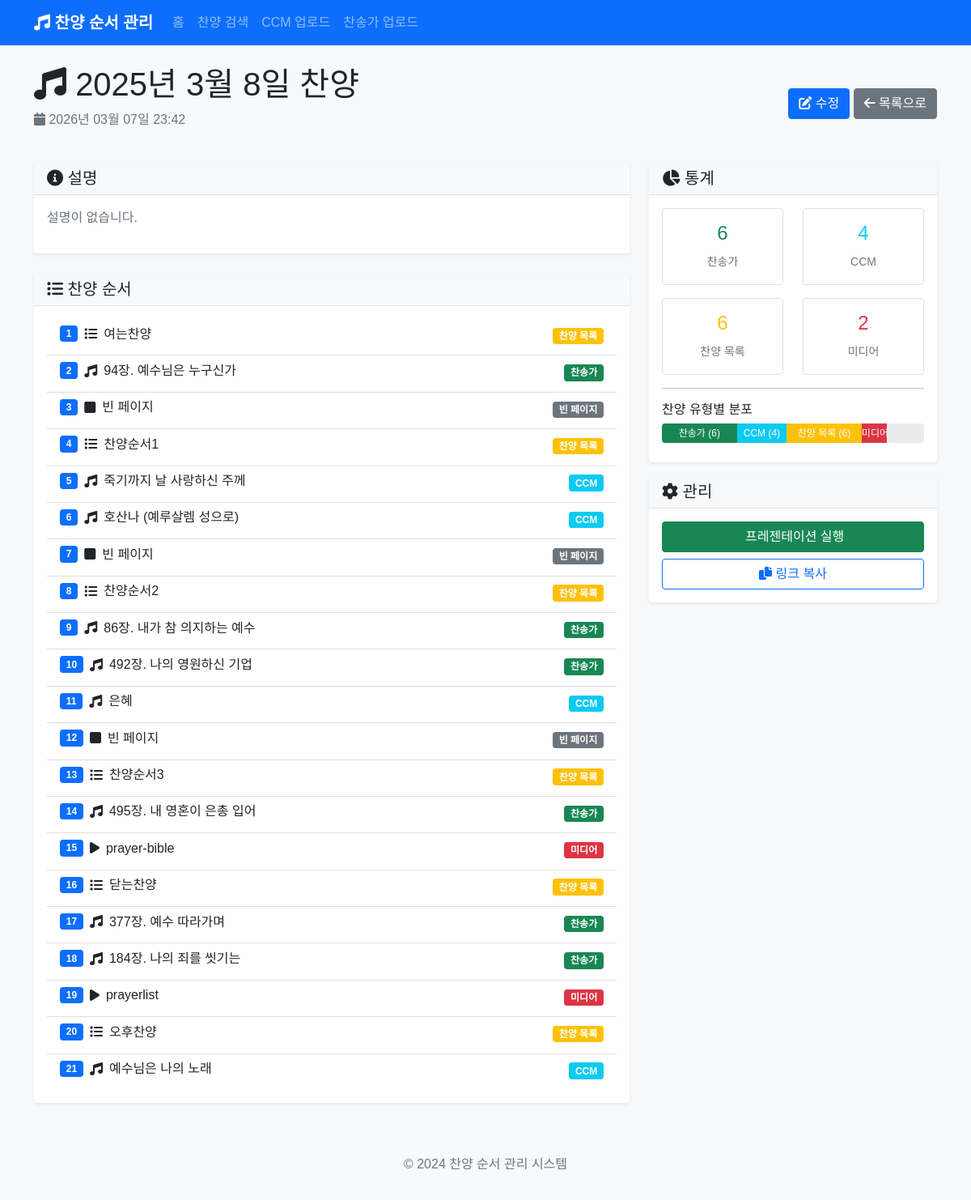
The app's page /post/22 with its own data.
### app.py (models this page shows)
class PraisePost(db.Model):
    id = db.Column(db.Integer, primary_key=True)
    title = db.Column(db.String(200), nullable=False)
    content = db.Column(db.Text, nullable=False)
    created_at = db.Column(db.DateTime, default=datetime.utcnow)
    songs = db.relationship('Song', backref='praise_post', lazy=True, cascade='all, delete-orphan')
    background_image = db.Column(db.String(500))  # 전체 배경 이미지
    parallax_image = db.Column(db.String(500))  # 패럴랙스 배경 이미지

class Song(db.Model):
    id = db.Column(db.Integer, primary_key=True)
    title = db.Column(db.String(200), nullable=False)
    song_type = db.Column(db.String(50), nullable=False)  # 'hymn', 'ccm', 'section', 'media', 'blank'
    hymn_number = db.Column(db.String(10))  # 찬송가 번호
    lyrics = db.Column(db.Text)  # 가사
    order = db.Column(db.Integer, nullable=False)
    praise_post_id = db.Column(db.Integer, db.ForeignKey('praise_post.id'), nullable=False)
    section_title = db.Column(db.String(200))  # 섹션 제목 (예: 찬양순서1)
    media_type = db.Column(db.String(50))  # 'image', 'video'
    media_url = db.Column(db.String(500))  # 미디어 파일 경로
    background_image = db.Column(db.String(500))  # 배경 이미지

### app.py (the view)
@app.route('/post/<int:post_id>')
def view_post(post_id):
    post = PraisePost.query.get_or_404(post_id)
    return render_template('view_post.html', post=post)

### templates/view_post.html (shortened to what this page needs)
{% extends "base.html" %}
{% block content %}
<div class="row">
    <div class="col-12">
        <div class="d-flex justify-content-between align-items-center mb-4">
            <div>
                <h1><i class="fas fa-music"></i> {{ post.title }}</h1>
                <p class="text-muted">
                    <i class="fas fa-calendar"></i> {{ post.created_at.strftime('%Y년 %m월 %d일 %H:%M') }}
                </p>
            </div>
            <div>
                <a href="{{ url_for('edit_post', post_id=post.id) }}" class="btn btn-primary">
                    <i class="fas fa-edit"></i> 수정
                </a>
                <a href="{{ url_for('index') }}" class="btn btn-secondary">
                    <i class="fas fa-arrow-left"></i> 목록으로
                </a>
            </div>
        </div>
    </div>
</div>
<div class="row">
    <div class="col-md-8">
        <div class="card mb-4">
            <div class="card-header">
                <h5 class="mb-0"><i class="fas fa-info-circle"></i> 설명</h5>
            </div>
            <div class="card-body">
                {% if post.content %}
                    <p>{{ post.content }}</p>
                {% else %}
                    <p class="text-muted">설명이 없습니다.</p>
                {% endif %}
            </div>
        </div>
        <div class="card">
            <div class="card-header">
                <h5 class="mb-0"><i class="fas fa-list"></i> 찬양 순서</h5>
            </div>
            <div class="card-body">
                {% if post.songs %}
                    <div class="list-group">
                        {% for song in post.songs %}
                        <div class="list-group-item">
                            <div class="d-flex justify-content-between align-items-start">
                                <div class="flex-grow-1">
                                    <div class="d-flex align-items-center mb-2">
                                        <span class="badge bg-primary me-2">{{ loop.index }}</span>
                                        {% if song.song_type == 'hymn' %}
                                            <i class="fas fa-music me-2"></i>
                                        {% elif song.song_type == 'ccm' %}
                                            <i class="fas fa-music me-2"></i>
                                        {% elif song.song_type == 'section' %}
                                            <i class="fas fa-list me-2"></i>
                                        {% elif song.song_type == 'media' %}
                                            <i class="fas fa-play me-2"></i>
                                        {% elif song.song_type == 'blank' %}
                                            <i class="fas fa-square me-2"></i>
                                        {% else %}
                                            <i class="fas fa-music me-2"></i>
                                        {% endif %}
                                        <h6 class="mb-0">
                                            {% if song.song_type == 'hymn' %}
                                                {{ song.hymn_number }}장. {{ song.title }}
                                            {% else %}
                                                {{ song.title }}
                                            {% endif %}
                                        </h6>
                                    </div>
                                </div>
                                <div class="ms-3">
                                    {% if song.song_type == 'hymn' %}
                                        <span class="badge bg-success">찬송가</span>
                                    {% elif song.song_type == 'ccm' %}
                                        <span class="badge bg-info">CCM</span>
                                    {% elif song.song_type == 'section' %}
                                        <span class="badge bg-warning">찬양 목록</span>
                                    {% elif song.song_type == 'media' %}
                                        <span class="badge bg-danger">미디어</span>
                                    {% elif song.song_type == 'blank' %}
                                        <span class="badge bg-secondary">빈 페이지</span>
                                    {% else %}
                                        <span class="badge bg-secondary">기타</span>
                                    {% endif %}
                                </div>
                            </div>
                        </div>
                        {% endfor %}
                    </div>
                {% else %}
                    <p class="text-muted">등록된 찬양이 없습니다.</p>
                {% endif %}
            </div>
        </div>
    </div>
    <div class="col-md-4">
        <div class="card">
            <div class="card-header">
                <h5 class="mb-0"><i class="fas fa-chart-pie"></i> 통계</h5>
            </div>
            <div class="card-body">
                <div class="row text-center">
                    <div class="col-6 mb-3">
                        <div class="border rounded p-3">
                            <h4 class="text-success">{{ post.songs|selectattr('song_type', 'equalto', 'hymn')|list|length }}</h4>
                            <small class="text-muted">찬송가</small>
                        </div>
                    </div>
                    <div class="col-6 mb-3">
                        <div class="border rounded p-3">
                            <h4 class="text-info">{{ post.songs|selectattr('song_type', 'equalto', 'ccm')|list|length }}</h4>
                            <small class="text-muted">CCM</small>
                        </div>
                    </div>
                    <div class="col-6">
                        <div class="border rounded p-3">
                            <h4 class="text-warning">{{ post.songs|selectattr('song_type', 'equalto', 'section')|list|length }}</h4>
                            <small class="text-muted">찬양 목록</small>
                        </div>
                    </div>
                    <div class="col-6">
                        <div class="border rounded p-3">
                            <h4 class="text-danger">{{ post.songs|selectattr('song_type', 'equalto', 'media')|list|length }}</h4>
                            <small class="text-muted">미디어</small>
                        </div>
                    </div>
                </div>
                <hr>
                <div class="mt-3">
                    <h6>찬양 유형별 분포</h6>
                    <div class="progress mb-2">
                        {% set hymn_count = post.songs|selectattr('song_type', 'equalto', 'hymn')|list|length %}
                        {% set ccm_count = post.songs|selectattr('song_type', 'equalto', 'ccm')|list|length %}
                        {% set section_count = post.songs|selectattr('song_type', 'equalto', 'section')|list|length %}
                        {% set media_count = post.songs|selectattr('song_type', 'equalto', 'media')|list|length %}
                        {% set total = post.songs|length %}
                        {% if total > 0 %}
                            {% if hymn_count > 0 %}
                                <div class="progress-bar bg-success" style="width: {{ (hymn_count / total * 100)|round(1) }}%">
                                    찬송가 ({{ hymn_count }})
                                </div>
                            {% endif %}
                            {% if ccm_count > 0 %}
                                <div class="progress-bar bg-info" style="width: {{ (ccm_count / total * 100)|round(1) }}%">
                                    CCM ({{ ccm_count }})
                                </div>
                            {% endif %}
                            {% if section_count > 0 %}
                                <div class="progress-bar bg-warning" style="width: {{ (section_count / total * 100)|round(1) }}%">
                                    찬양 목록 ({{ section_count }})
                                </div>
                            {% endif %}
                            {% if media_count > 0 %}
                                <div class="progress-bar bg-danger" style="width: {{ (media_count / total * 100)|round(1) }}%">
                                    미디어 ({{ media_count }})
                                </div>
                            {% endif %}
                        {% endif %}
                    </div>
                </div>
            </div>
        </div>
        <div class="card mt-3">
            <div class="card-header">
                <h5 class="mb-0"><i class="fas fa-cog"></i> 관리</h5>
            </div>
            <div class="card-body">
                <div class="d-grid gap-2">
                    <a href="{{ url_for('presentation', post_id=post.id) }}" class="btn btn-success" target="_blank">
                         프레젠테이션 실행
                    </a>
                    <button class="btn btn-outline-primary" onclick="copyToClipboard()">
                        <i class="fas fa-copy"></i> 링크 복사
                    </button>
                </div>
            </div>
        </div>
    </div>
</div>
{% endblock %}

### static/css/style.css (style rules this page uses)
body { font-family: 'Noto Sans KR', sans-serif; background-color: #f8f9fa; }
.card { border: none; box-shadow: 0 0.125rem 0.25rem rgba(0, 0, 0, 0.075); transition: box-shadow 0.15s ease-in-out; }
.card-header { background-color: #f8f9fa; border-bottom: 1px solid #dee2e6; font-weight: 600; }
.list-group-item { border-left: none; border-right: none; border-radius: 0 !important; }
.list-group-item:first-child { border-top: none; }
.list-group-item:last-child { border-bottom: none; }
.badge { font-size: 0.75em; }
.progress { height: 1.5rem; }
.progress-bar { font-size: 0.75rem; line-height: 1.5rem; }
.btn { transition: all 0.15s ease-in-out; }

### records on screen
PraisePost: title "2025년 3월 8일 찬양", created_at "2026년 03월 07일 23:42"
Song: song_type "section" (drawn), title "여는찬양"
Song: hymn_number "94", title "예수님은 누구신가", song_type "찬송가"
Song: song_type "blank" (drawn), title "빈 페이지"
Song: song_type "section" (drawn), title "찬양순서1"
Song: title "죽기까지 날 사랑하신 주께", song_type "CCM"
Song: title "호산나 (예루살렘 성으로)", song_type "CCM"
Song: song_type "blank" (drawn), title "빈 페이지"
Song: song_type "section" (drawn), title "찬양순서2"
Song: hymn_number "86", title "내가 참 의지하는 예수", song_type "찬송가"
Song: hymn_number "492", title "나의 영원하신 기업", song_type "찬송가"
Song: title "은혜", song_type "CCM"
Song: song_type "blank" (drawn), title "빈 페이지"
Song: song_type "section" (drawn), title "찬양순서3"
Song: hymn_number "495", title "내 영혼이 은총 입어", song_type "찬송가"
Song: song_type "media" (drawn), title "prayer-bible"
Song: song_type "section" (drawn), title "닫는찬양"
Song: hymn_number "377", title "예수 따라가며", song_type "찬송가"
Song: hymn_number "184", title "나의 죄를 씻기는", song_type "찬송가"
Song: song_type "media" (drawn), title "prayerlist"
Song: song_type "section" (drawn), title "오후찬양"
Song: title "예수님은 나의 노래", song_type "CCM"

### other values on screen
{{ post.songs|selectattr('song_type', 'equalto', 'hymn')|list|length }} "6"
{{ post.songs|selectattr('song_type', 'equalto', 'ccm')|list|length }} "4"
{{ post.songs|selectattr('song_type', 'equalto', 'section')|list|length }} "6"
{{ post.songs|selectattr('song_type', 'equalto', 'media')|list|length }} "2"
{{ hymn_count }} "6"
{{ ccm_count }} "4"
{{ section_count }} "6"
